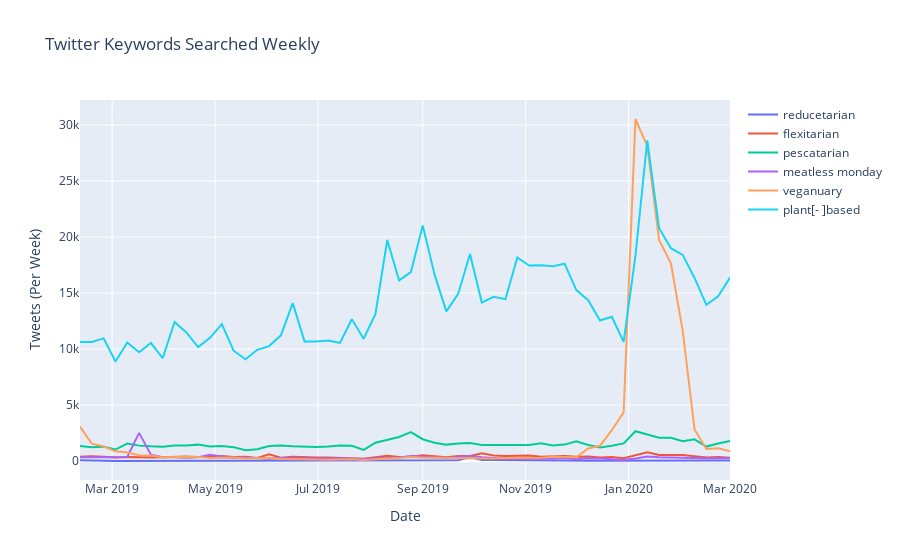

Write notebook code for a chart like this one.
### Code cell
graph_data = []
for i in range(len(lines_data[8:])):
    twitter_data = go.Scatter(x=lines_data[i+8].index, y=lines_data[i+8].values, name=diet_categories[i+2], hovertemplate=hover_template)
    graph_data.append(twitter_data)
fig = go.Figure(graph_data, layout=layout)
fig.show()
